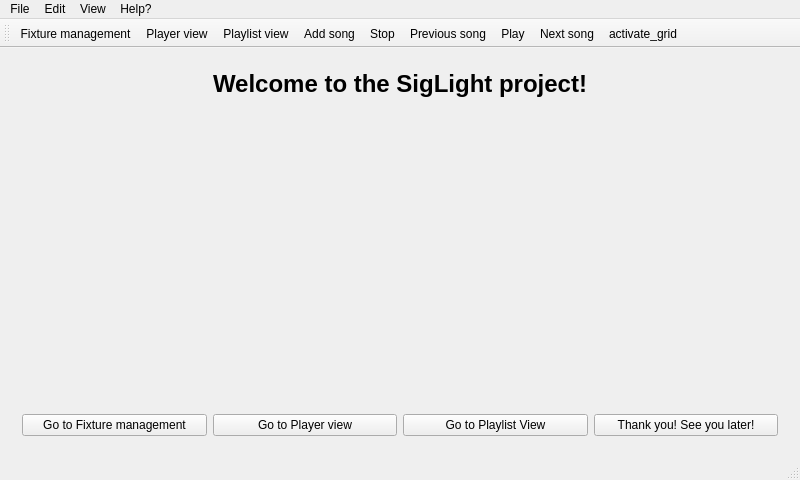
<?xml version="1.0" encoding="UTF-8"?>
<ui version="4.0">
 <class>MainWindow</class>
 <widget class="QMainWindow" name="MainWindow">
  <property name="geometry">
   <rect>
    <x>0</x>
    <y>0</y>
    <width>800</width>
    <height>480</height>
   </rect>
  </property>
  <property name="minimumSize">
   <size>
    <width>800</width>
    <height>480</height>
   </size>
  </property>
  <property name="windowTitle">
   <string>MainWindow</string>
  </property>
  <property name="styleSheet">
   <string notr="true"/>
  </property>
  <widget class="QWidget" name="centralWidget">
   <layout class="QHBoxLayout" name="horizontalLayout">
    <item>
     <widget class="QStackedWidget" name="stackedWidget">
      <property name="styleSheet">
       <string notr="true"/>
      </property>
      <property name="currentIndex">
       <number>0</number>
      </property>
      <widget class="QWidget" name="welcome_page">
       <layout class="QVBoxLayout" name="verticalLayout_6">
        <item>
         <widget class="QLabel" name="label_4">
          <property name="font">
           <font>
            <pointsize>18</pointsize>
            <weight>75</weight>
            <bold>true</bold>
           </font>
          </property>
          <property name="text">
           <string>Welcome to the SigLight project!</string>
          </property>
          <property name="alignment">
           <set>Qt::AlignCenter</set>
          </property>
         </widget>
        </item>
        <item>
         <spacer name="verticalSpacer_2">
          <property name="orientation">
           <enum>Qt::Vertical</enum>
          </property>
          <property name="sizeHint" stdset="0">
           <size>
            <width>20</width>
            <height>40</height>
           </size>
          </property>
         </spacer>
        </item>
        <item>
         <layout class="QHBoxLayout" name="horizontalLayout_2">
          <item>
           <spacer name="horizontalSpacer_2">
            <property name="orientation">
             <enum>Qt::Horizontal</enum>
            </property>
            <property name="sizeHint" stdset="0">
             <size>
              <width>40</width>
              <height>20</height>
             </size>
            </property>
           </spacer>
          </item>
          <item>
           <widget class="QLabel" name="label">
            <property name="text">
             <string/>
            </property>
           </widget>
          </item>
          <item>
           <spacer name="horizontalSpacer_3">
            <property name="orientation">
             <enum>Qt::Horizontal</enum>
            </property>
            <property name="sizeHint" stdset="0">
             <size>
              <width>40</width>
              <height>20</height>
             </size>
            </property>
           </spacer>
          </item>
         </layout>
        </item>
        <item>
         <spacer name="verticalSpacer">
          <property name="orientation">
           <enum>Qt::Vertical</enum>
          </property>
          <property name="sizeHint" stdset="0">
           <size>
            <width>20</width>
            <height>40</height>
           </size>
          </property>
         </spacer>
        </item>
        <item>
         <layout class="QHBoxLayout" name="horizontalLayout_3">
          <item>
           <widget class="QPushButton" name="go_to_fixtures_button">
            <property name="text">
             <string>Go to Fixture management</string>
            </property>
           </widget>
          </item>
          <item>
           <widget class="QPushButton" name="go_to_player_button">
            <property name="text">
             <string>Go to Player view</string>
            </property>
           </widget>
          </item>
          <item>
           <widget class="QPushButton" name="go_to_playlist_button">
            <property name="text">
             <string>Go to Playlist View</string>
            </property>
           </widget>
          </item>
          <item>
           <widget class="QPushButton" name="exit_client_button">
            <property name="text">
             <string>Thank you! See you later!</string>
            </property>
           </widget>
          </item>
         </layout>
        </item>
       </layout>
      </widget>
      <widget class="QWidget" name="fixturemanagement_page">
       <layout class="QVBoxLayout" name="verticalLayout_7">
        <item>
         <layout class="QHBoxLayout" name="horizontalLayout_5">
          <item>
           <widget class="QPushButton" name="add_fixture_button">
            <property name="text">
             <string/>
            </property>
            <property name="icon">
             <iconset resource="resources/resources.qrc">
              <normaloff>:/icons_svg/svg/add.svg</normaloff>:/icons_svg/svg/add.svg</iconset>
            </property>
           </widget>
          </item>
          <item>
           <widget class="QPushButton" name="create_fixture_button">
            <property name="text">
             <string/>
            </property>
            <property name="icon">
             <iconset resource="resources/resources.qrc">
              <normaloff>:/icons_svg/svg/editor.svg</normaloff>:/icons_svg/svg/editor.svg</iconset>
            </property>
           </widget>
          </item>
          <item>
           <widget class="QPushButton" name="edit_fixture">
            <property name="text">
             <string/>
            </property>
            <property name="icon">
             <iconset resource="resources/resources.qrc">
              <normaloff>:/icons_svg/svg/edit.svg</normaloff>:/icons_svg/svg/edit.svg</iconset>
            </property>
           </widget>
          </item>
          <item>
           <widget class="QPushButton" name="delete_fixture_button">
            <property name="text">
             <string/>
            </property>
            <property name="icon">
             <iconset resource="resources/resources.qrc">
              <normaloff>:/icons_svg/svg/remove.svg</normaloff>:/icons_svg/svg/remove.svg</iconset>
            </property>
           </widget>
          </item>
          <item>
           <spacer name="horizontalSpacer">
            <property name="orientation">
             <enum>Qt::Horizontal</enum>
            </property>
            <property name="sizeHint" stdset="0">
             <size>
              <width>40</width>
              <height>20</height>
             </size>
            </property>
           </spacer>
          </item>
         </layout>
        </item>
        <item>
         <layout class="QHBoxLayout" name="horizontalLayout_4">
          <item>
           <widget class="QTreeWidget" name="fixture_list">
            <property name="styleSheet">
             <string notr="true"/>
            </property>
            <property name="dragEnabled">
             <bool>true</bool>
            </property>
            <property name="dragDropMode">
             <enum>QAbstractItemView::DragDrop</enum>
            </property>
            <property name="defaultDropAction">
             <enum>Qt::MoveAction</enum>
            </property>
            <property name="columnCount">
             <number>1</number>
            </property>
            <attribute name="headerCascadingSectionResizes">
             <bool>false</bool>
            </attribute>
            <column>
             <property name="text">
              <string notr="true">1</string>
             </property>
            </column>
           </widget>
          </item>
          <item>
           <widget class="QTextEdit" name="fixture_details">
            <property name="styleSheet">
             <string notr="true"/>
            </property>
           </widget>
          </item>
         </layout>
        </item>
       </layout>
      </widget>
     </widget>
    </item>
   </layout>
  </widget>
  <widget class="QMenuBar" name="menuBar">
   <property name="geometry">
    <rect>
     <x>0</x>
     <y>0</y>
     <width>800</width>
     <height>21</height>
    </rect>
   </property>
   <widget class="QMenu" name="menuDatei">
    <property name="title">
     <string>File</string>
    </property>
    <addaction name="action_add_song_to_player"/>
    <addaction name="action_safe_playlist"/>
    <addaction name="action_remove_song_from_playlist"/>
    <addaction name="actionLade_Presetdatei"/>
    <addaction name="actionLade_Fixtures"/>
    <addaction name="actionExit"/>
   </widget>
   <widget class="QMenu" name="menuBeabeiten">
    <property name="title">
     <string>Edit</string>
    </property>
    <addaction name="actionFixture_Presets_bearbeiten"/>
    <addaction name="actionAmbient_Fixtures_always_on"/>
    <addaction name="actionAlways_generate_Lightshows"/>
    <addaction name="action_regenerate_lightshows"/>
   </widget>
   <widget class="QMenu" name="menuHilfe">
    <property name="title">
     <string>Help?</string>
    </property>
   </widget>
   <widget class="QMenu" name="menuAnsicht">
    <property name="title">
     <string>View</string>
    </property>
    <addaction name="action_fixture_management"/>
    <addaction name="action_player_view"/>
    <addaction name="action_playlist_view"/>
    <addaction name="separator"/>
    <addaction name="actionFullscreen"/>
    <addaction name="actionMaximized"/>
    <addaction name="actionMinimize"/>
    <addaction name="separator"/>
    <addaction name="action_switch_to_dark_mode"/>
   </widget>
   <addaction name="menuDatei"/>
   <addaction name="menuBeabeiten"/>
   <addaction name="menuAnsicht"/>
   <addaction name="menuHilfe"/>
  </widget>
  <widget class="QToolBar" name="mainToolBa">
   <attribute name="toolBarArea">
    <enum>TopToolBarArea</enum>
   </attribute>
   <attribute name="toolBarBreak">
    <bool>false</bool>
   </attribute>
   <addaction name="action_fixture_management"/>
   <addaction name="action_player_view"/>
   <addaction name="action_playlist_view"/>
   <addaction name="action_add_song_to_player"/>
   <addaction name="action_stop"/>
   <addaction name="action_previous_song"/>
   <addaction name="action_switch_play_pause"/>
   <addaction name="action_next_song"/>
   <addaction name="action_activate_grid"/>
  </widget>
  <widget class="QStatusBar" name="statusBar"/>
  <action name="action_fixture_management">
   <property name="text">
    <string>Fixture management</string>
   </property>
   <property name="toolTip">
    <string>Display fixture management</string>
   </property>
  </action>
  <action name="action_player_view">
   <property name="text">
    <string>Player view</string>
   </property>
   <property name="toolTip">
    <string>Display lightshow</string>
   </property>
  </action>
  <action name="action_switch_play_pause">
   <property name="icon">
    <iconset resource="resources/resources.qrc">
     <normaloff>:/icons_svg/svg/iconfinder_001_-_play_2949892.svg</normaloff>:/icons_svg/svg/iconfinder_001_-_play_2949892.svg</iconset>
   </property>
   <property name="text">
    <string>Play</string>
   </property>
   <property name="toolTip">
    <string>Play song</string>
   </property>
  </action>
  <action name="action_stop">
   <property name="icon">
    <iconset resource="resources/resources.qrc">
     <normaloff>:/icons_svg/svg/iconfinder_008_-_Record_2949888.svg</normaloff>:/icons_svg/svg/iconfinder_008_-_Record_2949888.svg</iconset>
   </property>
   <property name="text">
    <string>Stop</string>
   </property>
   <property name="toolTip">
    <string>Stop song</string>
   </property>
  </action>
  <action name="action_add_song_to_player">
   <property name="icon">
    <iconset resource="resources/resources.qrc">
     <normaloff>:/icons_png/png/audio.png</normaloff>:/icons_png/png/audio.png</iconset>
   </property>
   <property name="text">
    <string>Add song</string>
   </property>
   <property name="toolTip">
    <string>Add file to the playlist</string>
   </property>
  </action>
  <action name="action_next_song">
   <property name="icon">
    <iconset resource="resources/resources.qrc">
     <normaloff>:/icons_svg/svg/iconfinder_005_-_Skip_Forward_2949874.svg</normaloff>:/icons_svg/svg/iconfinder_005_-_Skip_Forward_2949874.svg</iconset>
   </property>
   <property name="text">
    <string>Next song</string>
   </property>
   <property name="toolTip">
    <string>Play next song</string>
   </property>
  </action>
  <action name="action_previous_song">
   <property name="icon">
    <iconset resource="resources/resources.qrc">
     <normaloff>:/icons_svg/svg/iconfinder_006_-_Skip_Backward_2949875.svg</normaloff>:/icons_svg/svg/iconfinder_006_-_Skip_Backward_2949875.svg</iconset>
   </property>
   <property name="text">
    <string>Previous song</string>
   </property>
   <property name="toolTip">
    <string>Play previous song</string>
   </property>
  </action>
  <action name="action_playlist_view">
   <property name="icon">
    <iconset resource="resources/resources.qrc">
     <normaloff>:/icons_svg/svg/iconfinder_013_-_Playlist_2949883.svg</normaloff>:/icons_svg/svg/iconfinder_013_-_Playlist_2949883.svg</iconset>
   </property>
   <property name="text">
    <string>Playlist view</string>
   </property>
   <property name="toolTip">
    <string>Display current playlist</string>
   </property>
  </action>
  <action name="actionFixture_Presets_bearbeiten">
   <property name="text">
    <string>Edit Fixture Presets</string>
   </property>
  </action>
  <action name="action_activate_grid">
   <property name="checkable">
    <bool>true</bool>
   </property>
   <property name="icon">
    <iconset resource="resources/resources.qrc">
     <normaloff>:/icons_png/png/grid.png</normaloff>:/icons_png/png/grid.png</iconset>
   </property>
   <property name="text">
    <string>activate_grid</string>
   </property>
   <property name="toolTip">
    <string>Toggle grid in Lightshow</string>
   </property>
  </action>
  <action name="actionLade_Presetdatei">
   <property name="text">
    <string>Load file with fixturepreset</string>
   </property>
   <property name="toolTip">
    <string>Load file with fixturepreset</string>
   </property>
  </action>
  <action name="actionLade_Fixtures">
   <property name="text">
    <string>Load fixtures</string>
   </property>
   <property name="toolTip">
    <string>Load fixtures</string>
   </property>
  </action>
  <action name="actionExit">
   <property name="text">
    <string>Exit</string>
   </property>
  </action>
  <action name="actionFullscreen">
   <property name="text">
    <string>Fullscreen</string>
   </property>
  </action>
  <action name="actionMaximized">
   <property name="text">
    <string>Maximize</string>
   </property>
  </action>
  <action name="actionMinimize">
   <property name="text">
    <string>Minimize</string>
   </property>
  </action>
  <action name="actionAmbient_Fixtures_always_on">
   <property name="checkable">
    <bool>true</bool>
   </property>
   <property name="text">
    <string>Ambient Fixtures always on</string>
   </property>
  </action>
  <action name="actionAlways_generate_Lightshows">
   <property name="checkable">
    <bool>true</bool>
   </property>
   <property name="text">
    <string>Always generate Lightshows</string>
   </property>
  </action>
  <action name="action_regenerate_lightshows">
   <property name="text">
    <string>Regenerate Lightshows</string>
   </property>
  </action>
  <action name="action_remove_song_from_playlist">
   <property name="text">
    <string>Remove song from playlist</string>
   </property>
   <property name="shortcut">
    <string>Del</string>
   </property>
  </action>
  <action name="action_safe_playlist">
   <property name="icon">
    <iconset resource="resources/resources.qrc">
     <normaloff>:/icons_svg/svg/filesave.svg</normaloff>:/icons_svg/svg/filesave.svg</iconset>
   </property>
   <property name="text">
    <string>Safe Playlist</string>
   </property>
   <property name="shortcut">
    <string>Ctrl+S</string>
   </property>
  </action>
  <action name="action_switch_to_dark_mode">
   <property name="text">
    <string>Switch to dark mode</string>
   </property>
  </action>
 </widget>
 <layoutdefault spacing="6" margin="11"/>
 <resources>
  <include location="resources/resources.qrc"/>
 </resources>
 <connections/>
</ui>
